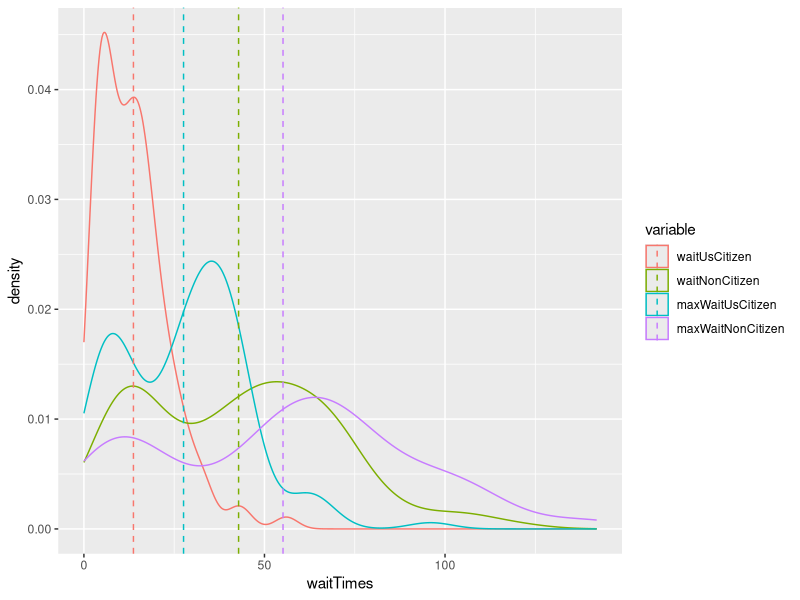
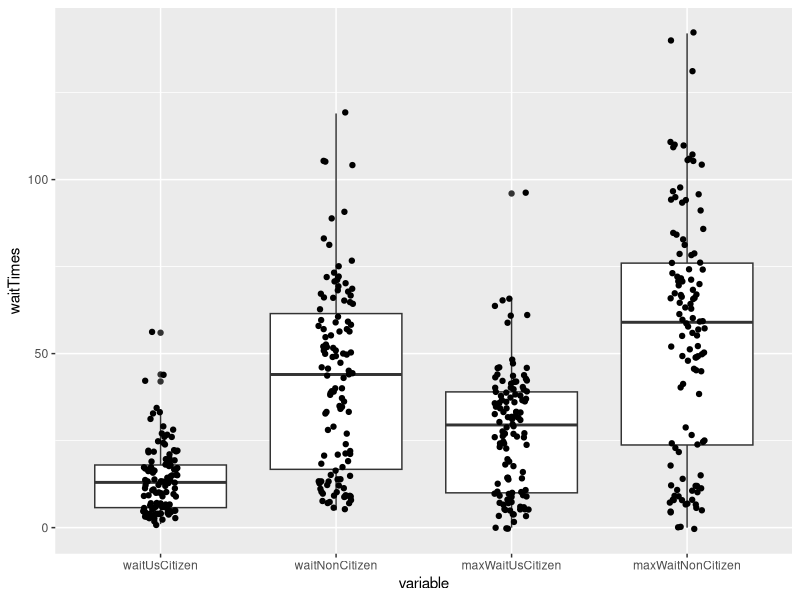
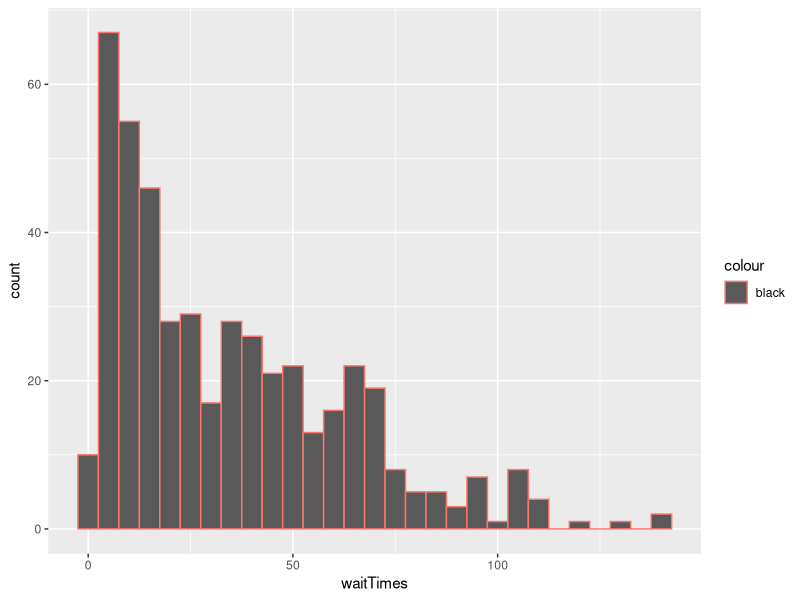

Generate these figures, in order, with R:
library(ggplot2)
library(reshape2)
library(plyr)

df = read.csv("oakSecWaitTimes.csv")
summary(df)

meltedDf = melt(df, value.name = "waitTimes")

# Get mean wait times
meanWaitTimes <- ddply(meltedDf, "variable", summarise, wait.mean=mean(waitTimes))

# Density plot of wait times for each condition
ggplot(meltedDf, aes(x=waitTimes, color=variable)) +
    geom_density() +
    geom_vline(data=meanWaitTimes, aes(xintercept=wait.mean, color=variable),
               linetype="dashed")

# Boxplot of wait times for each condition
ggplot(meltedDf, aes(variable, waitTimes)) +
    geom_boxplot() +
    geom_jitter(width = 0.1)

ggplot(meltedDf, aes(waitTimes, color="black")) +
    geom_histogram(position = "dodge", binwidth = 5)
